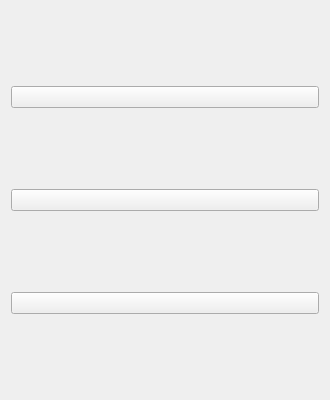
<?xml version="1.0" encoding="UTF-8"?>
<ui version="4.0">
 <class>MyNetDialog</class>
 <widget class="QWidget" name="MyNetDialog">
  <property name="geometry">
   <rect>
    <x>0</x>
    <y>0</y>
    <width>330</width>
    <height>400</height>
   </rect>
  </property>
  <property name="minimumSize">
   <size>
    <width>330</width>
    <height>400</height>
   </size>
  </property>
  <property name="maximumSize">
   <size>
    <width>330</width>
    <height>400</height>
   </size>
  </property>
  <property name="windowTitle">
   <string>Form</string>
  </property>
  <layout class="QVBoxLayout" name="verticalLayout">
   <item>
    <widget class="QPushButton" name="Back">
     <property name="text">
      <string/>
     </property>
    </widget>
   </item>
   <item>
    <widget class="QPushButton" name="Server">
     <property name="text">
      <string/>
     </property>
    </widget>
   </item>
   <item>
    <widget class="QPushButton" name="Client">
     <property name="text">
      <string/>
     </property>
    </widget>
   </item>
  </layout>
 </widget>
 <resources/>
 <connections/>
</ui>
